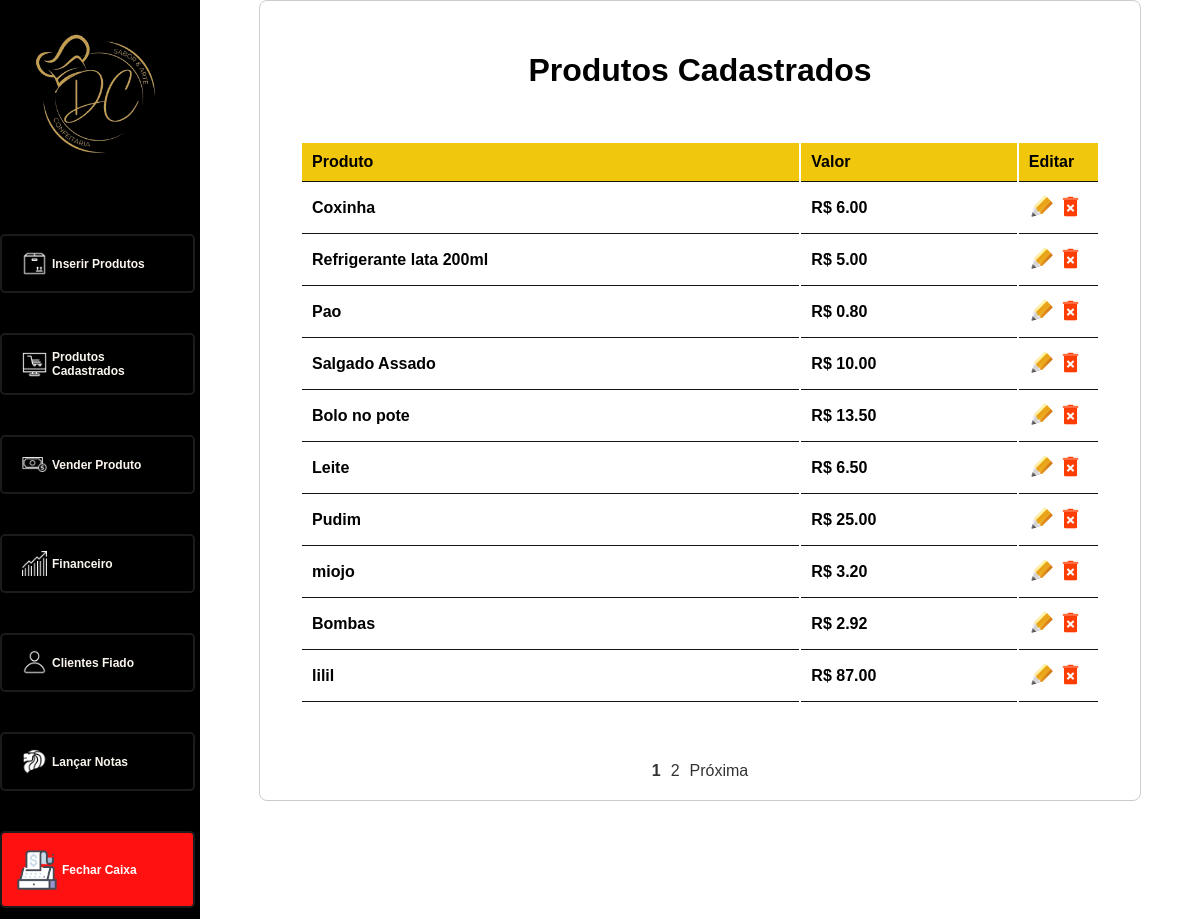
Before: /produtos_cadastrados.php (signed in) with the older database file.
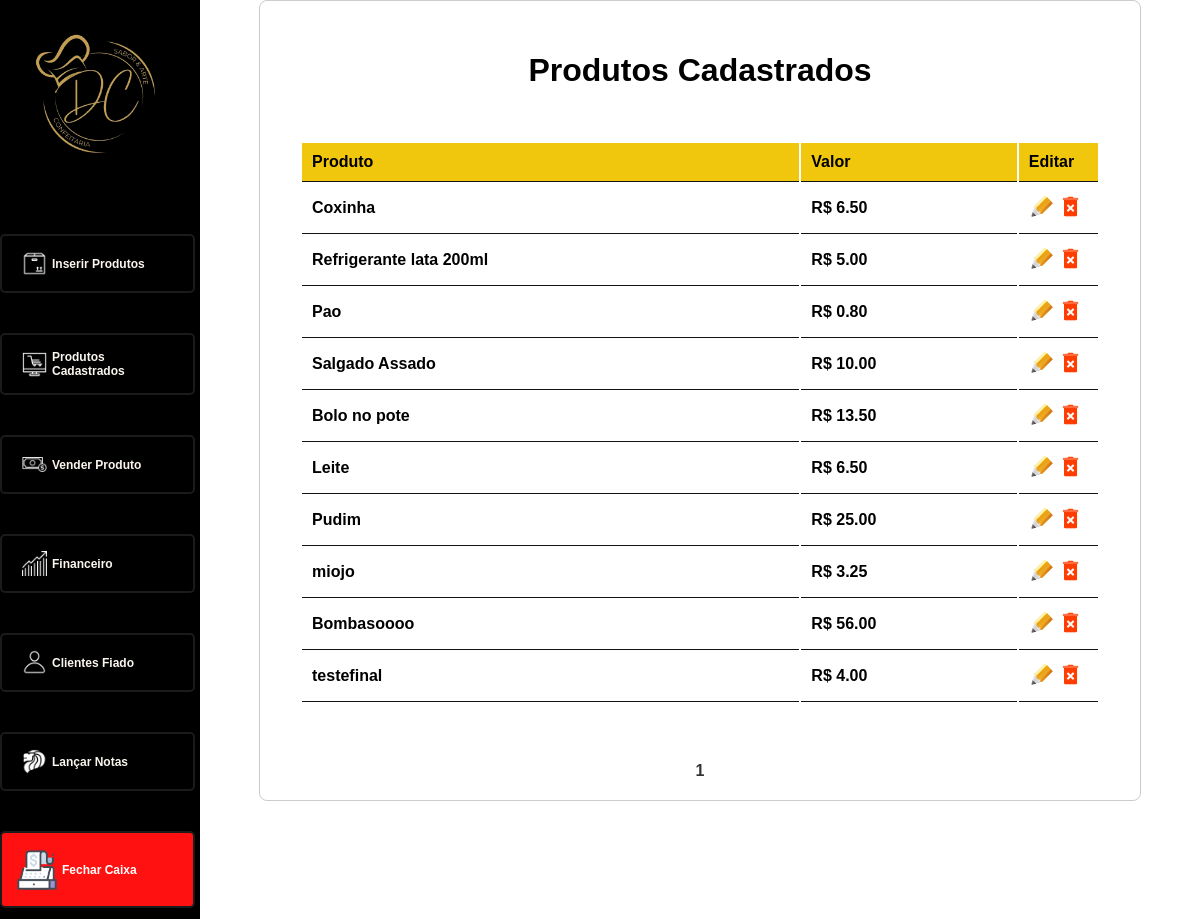
After: the same page with the newer database file.
### tables this page shows
CREATE TABLE `produtos` (
  `id` int(11) NOT NULL,
  `nome` varchar(255) NOT NULL,
  `valor` decimal(10,2) NOT NULL
);

### conexao.php (called while the page is built, shortened)
<?php
include_once("Class/database.php");
$hostname = "localhost";
$bancodedados = "dario";
$usuario = "root";
$senha = "";
$database = new Database($hostname, $bancodedados, $usuario, $senha);

### Class/database.php (called while the page is built, shortened)
<?php
class Database {
    private $hostname;
    private $bancodedados;
    private $usuario;
    private $senha;
    public $conexao;
    public function __construct($hostname, $bancodedados, $usuario, $senha) {
        $this->hostname = $hostname;
        $this->bancodedados = $bancodedados;
        $this->usuario = $usuario;
        $this->senha = $senha;
    }
    public function conectar() {
        $this->conexao = new mysqli($this->hostname, $this->usuario, $this->senha, $this->bancodedados);
    }
    public function executarConsulta($sql, $params = array()) {
        if ($this->conexao->ping()) {
            $stmt = $this->conexao->prepare($sql);
            if (!$stmt->execute()) {
                error_log("Erro ao executar a consulta: " . $stmt->error);
                return false;
            }
            return $stmt->get_result();
        }
    }
}
?>

### produtos_cadastrados.php (the view, shortened to what this page needs)
<?php
include_once("conexao.php");
$produtosPorPagina = 10;
$paginaAtual = isset($_GET['pagina']) ? $_GET['pagina'] : 1;
$offset = ($paginaAtual - 1) * $produtosPorPagina;
$consulta = "SELECT * FROM produtos LIMIT $offset, $produtosPorPagina";
$con = $database->executarConsulta($consulta) or die($database->conexao->error);
$totalProdutos = $database->executarConsulta("SELECT COUNT(*) AS total FROM produtos")->fetch_assoc()['total'];
$totalPaginas = ceil($totalProdutos / $produtosPorPagina);
function paginaLink($pagina) {
    return "?pagina=$pagina";
}
?>
<!DOCTYPE html>
<html lang="pt-BR">
<head>
    <link rel="stylesheet" href="style.css">
</head>
<body class="menusDel">
    <div class="top-inserir">
        <div class="menu-php">
            <div class="inserir-logo-img">
                <img src="imgs/Logo_semFundo.png" width="150px" alt="Logo da Confeitaria">
            </div>
            <nav class="nav-inserir-produtos">
                <ul>
                <li><a href="inserir_produtos.php"><img src="features/inserirprodutos.png" width="25px" srcset="">Inserir Produtos</a></li>
                    <li><a href="produtos_cadastrados.php"><img src="features/produtoCadastrado.png" width="25px" srcset="">Produtos Cadastrados</a></li>
                    <li><a href="vendas.php"><img src="features/vendas.png" width="25px" srcset="">Vender Produto</a></li>
                    <li><a href="financeiro.php"><img src="features/financeiro.png" width="25px" srcset="">Financeiro</a></li>
                    <li><a href="clientes_fiado.php"><img src="features/clienteFiado.png" width="25px" srcset="">Clientes Fiado</a></li>
                    <li><a href="lancar_nota.php"><img src="features/notasFiscais.png" width="25px" srcset="">Lançar Notas</a></li>
                    <li><a href="logout.php" class="fecharCaixa" ><img src="imgs/fecharCaixa.png" width="40px" alt="">Fechar Caixa</a></li>
                </ul>
            </nav>
        </div>
    </div>
    <div class="container-cadastrados">
        <div class="table-responsive">
            <table class="table">
                <thead>
                <h1>Produtos Cadastrados</h1>
                    <tr>
                        <th class="th-produto">Produto</th>
                        <th>Valor</th>
                        <th class="editar-produto">Editar</th>
                    </tr>
                    <?php while ($dado = $con->fetch_array()) { ?>
                        <tr>
                            <td><?php echo $dado["nome"]; ?></td>
                            <td>R$ <?php echo $dado["valor"]; ?></td>
                            <td class="editar">
                                <a class="btn btn-sm btn-primary botao-edit" href="edit.php?id=<?php echo $dado['id']; ?>" title="Editar">
                                    <img src="imgs/iconeEditar.png" width="25px" alt="Editar">
                                </a>
                                <a onclick="return confirm('Tem certeza que deseja excluir este produto?')" href="deletes/delete_produtos.php?id=<?php echo $dado['id']; ?>" title="Excluir">
                                    <img src="imgs/iconeDelete.png" width="25px" alt="Excluir">
                                </a>
                            </td>
                        </tr>
                    <?php } ?>
                </thead>
            </table>
            <br>
            <div class="pagination">
            <?php for ($i = 1; $i <= $totalPaginas; $i++) : ?>
                <a href="<?php echo paginaLink($i); ?>" <?php if ($paginaAtual == $i) echo 'class="active"'; ?>><?php echo $i; ?></a>
            <?php endfor; ?>
            <?php if ($paginaAtual < $totalPaginas) : ?>
                <a href="<?php echo paginaLink($paginaAtual + 1); ?>">Próxima</a>
            <?php endif; ?>
        </div>
            </div>
        </div>
</body>
</html>

Changed rows visible on the page:
removed produtos: nome "lilil", valor "87.00"
changed produtos "Coxinha": valor "6.00" → "6.50"
changed produtos "miojo": valor "3.20" → "3.25"
changed produtos: nome "Bombas" → "Bombasoooo"; valor "2.92" → "56.00"
added produtos: nome "testefinal", valor "4.00"
Other visible differences:
list line gone: "2"
text no longer shown: "Próxima"
